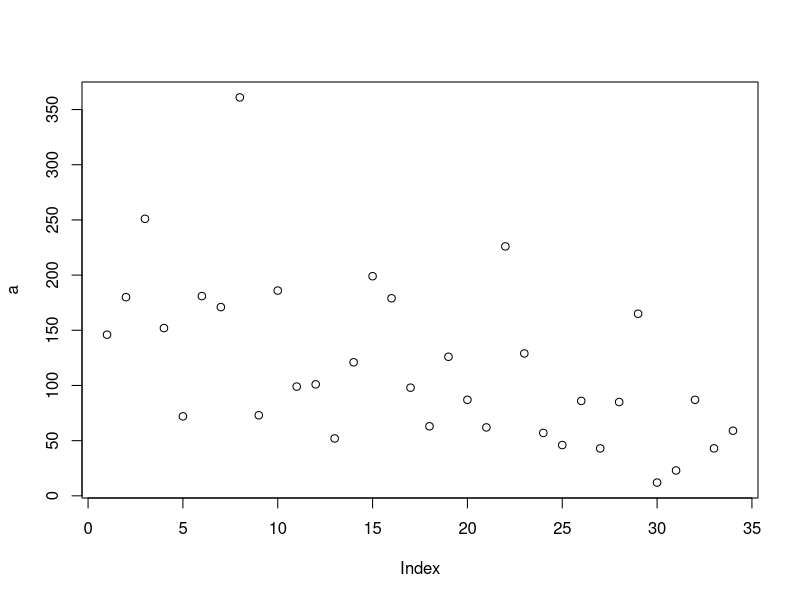

Write the R code that produced this figure.
# ==========================================
#               Problem 2
# ==========================================

spanish_data <- read.csv("STA4222/Data/spanish.csv")
head(spanish_data)

# ================= Part A ===================
population_size <- 72
sample_size <- 10

goining_on_trip <- sum(spanish_data$trip == 1)
goining_on_trip

##  2a estimate the total number of students planing a trip
t_hat <- population_size / sample_size * goining_on_trip
t_hat

t_bar <- t_hat / population_size
t_bar

unique(spanish_data$class)

m1 <- sum(spanish_data[which(spanish_data$class == 34 & spanish_data$trip == 1), 3])
m2 <- sum(spanish_data[which(spanish_data$class == 65 & spanish_data$trip == 1), 3])
m3 <- sum(spanish_data[which(spanish_data$class == 60 & spanish_data$trip == 1), 3])
m4 <- sum(spanish_data[which(spanish_data$class == 69 & spanish_data$trip == 1), 3])
m5 <- sum(spanish_data[which(spanish_data$class == 68 & spanish_data$trip == 1), 3])
m6 <- sum(spanish_data[which(spanish_data$class == 20 & spanish_data$trip == 1), 3])
m7 <- sum(spanish_data[which(spanish_data$class == 47 & spanish_data$trip == 1), 3])
m8 <- sum(spanish_data[which(spanish_data$class == 23 & spanish_data$trip == 1), 3])
m9 <- sum(spanish_data[which(spanish_data$class == 4 & spanish_data$trip == 1), 3])
m10 <- sum(spanish_data[which(spanish_data$class == 39 & spanish_data$trip == 1), 3])

total <- sum(m1, m2, m3, m4, m5, m6, m7, m8, m9, m10)
total

n <- 10
##  calculate s^2
s_squard <- ((1 / (n - 1)) *
    (((m1 - t_bar)^2) + ((m2 - t_bar)^2) +
        ((m3 - t_bar)^2) + ((m4 - t_bar)^2) +
        ((m5 - t_bar)^2) + ((m6 - t_bar)^2) +
        ((m7 - t_bar)^2) + ((m8 - t_bar)^2) +
        ((m9 - t_bar)^2) + ((m10 - t_bar)^2))
)
s_squard
# standard error
error <- population_size * sqrt((1 - n / population_size) * (s_squard / n))
error
##  2a confidence interval 
ci_1 <- (t_hat - 1.96 * (error))
ci_2 <- (t_hat + 1.96 * (error))
ci <- c(ci_1, ci_2)
ci

# ================= Part B ===================
m1 <- length(spanish_data[which(spanish_data$class == 34), 2])
m2 <- length(spanish_data[which(spanish_data$class == 65), 2])
m3 <- length(spanish_data[which(spanish_data$class == 60), 2])
m4 <- length(spanish_data[which(spanish_data$class == 69), 2])
m5 <- length(spanish_data[which(spanish_data$class == 68), 2])
m6 <- length(spanish_data[which(spanish_data$class == 20), 2])
m7 <- length(spanish_data[which(spanish_data$class == 47), 2])
m8 <- length(spanish_data[which(spanish_data$class == 23), 2])
m9 <- length(spanish_data[which(spanish_data$class == 4), 2])
m10 <- length(spanish_data[which(spanish_data$class == 39), 2])

total_m <- sum(m1, m2, m3, m4, m5, m6, m7, m8, m9, m10)
total_m

y1 <- mean(spanish_data[which(spanish_data$class == 34), 2])
y2 <- mean(spanish_data[which(spanish_data$class == 65), 2])
y3 <- mean(spanish_data[which(spanish_data$class == 60), 2])
y4 <- mean(spanish_data[which(spanish_data$class == 69), 2])
y5 <- mean(spanish_data[which(spanish_data$class == 68), 2])
y6 <- mean(spanish_data[which(spanish_data$class == 20), 2])
y7 <- mean(spanish_data[which(spanish_data$class == 47), 2])
y8 <- mean(spanish_data[which(spanish_data$class == 23), 2])
y9 <- mean(spanish_data[which(spanish_data$class == 4), 2])
y10 <- mean(spanish_data[which(spanish_data$class == 39), 2])

total_y <- sum(y1, y2, y3, y4, y5, y6, y7, y8, y9, y10)
total_y

t1 <- m1 * y1
t2 <- m2 * y2
t3 <- m3 * y3
t4 <- m4 * y4
t5 <- m5 * y5
t6 <- m6 * y6
t7 <- m7 * y7
t8 <- m8 * y8
t9 <- m9 * y9
t10 <- m10 * y10

total_t <- sum(t1, t2, t3, t4, t5, t6, t7, t8, t9, t10)
total_t

#
y_bar <- ((total_t) / total_m)
y_bar

m1_2 <- ((m1^2) * ((y1 - y_bar)^2))
m1_2
m2_2 <- ((m2^2) * (y2 - y_bar)^2)
m3_2 <- ((m3^2) * (y3 - y_bar)^2)
m4_2 <- ((m4^2) * (y4 - y_bar)^2)
m5_2 <- ((m5^2) * (y5 - y_bar)^2)
m6_2 <- ((m6^2) * (y6 - y_bar)^2)
m7_2 <- ((m7^2) * (y7 - y_bar)^2)
m8_2 <- ((m8^2) * (y8 - y_bar)^2)
m9_2 <- ((m9^2) * (y9 - y_bar)^2)
m10_2 <- ((m10^2) * (y10 - y_bar)^2)

total_m_2 <- sum(m1_2, m2_2, m3_2, m4_2, m5_2, m6_2, m7_2, m8_2, m9_2, m10_2)
total_m_2

m_bar <- total_m / sample_size

##  standard error
error_2 <- sqrt(((1 - (sample_size) / (population_size)) *
    (1 / ((sample_size) * ((m_bar)^2))) *
    ((total_m_2) / (sample_size - 1))))
error_2

##  confidence interval for part 2b
ci2_1 <- (y_bar - 1.96 * (error_2))
ci2_2 <- (y_bar + 1.96 * (error_2))
ci2 <- c(ci2_1, ci2_2)
ci2

# ==========================================
#               Problem 3
# ==========================================

n <- 6
population_size <- 45

y1 <- c(146, 180, 251, 152, 72, 181, 171, 361, 73, 186)
y2 <- c(99, 101, 52, 121)
y3 <- c(199, 179, 98, 63, 126, 87, 62)
y4 <- c(226, 129, 57, 46, 86, 43, 85, 165)
y5 <- c(12, 23)
y6 <- c(87, 43, 59)

a <- c(y1, y2, y3, y4, y5, y6)
plot(a)

M1 <- length(y1)
M2 <- length(y2)
M3 <- length(y3)
M4 <- length(y4)
M5 <- length(y5)
M6 <- length(y6)
M <- c(M1, M2, M3, M4, M5, M6)


m1 <- 52
m2 <- 19
m3 <- 37
m4 <- 39
m5 <- 8
m6 <- 14
m_total <- sum(m1, m2, m3, m4, m5, m6)

t1 <- sum(y1)
t2 <- sum(y2)
t3 <- sum(y3)
t4 <- sum(y4)
t5 <- sum(y5)
t6 <- sum(y6)
t <- c(t1, t2, t3, t4, t5, t6)

x1_bar <- mean(y1)
x2_bar <- mean(y2)
x3_bar <- mean(y3)
x4_bar <- mean(y4)
x5_bar <- mean(y5)
x6_bar <- mean(y6)

sd1 <- sd(y1)
sd2 <- sd(y2)
sd3 <- sd(y3)
sd4 <- sd(y4)
sd5 <- sd(y5)
sd6 <- sd(y6)

t1_hat <- m1 * x1_bar
t2_hat <- m2 * x2_bar
t3_hat <- m3 * x3_bar
t4_hat <- m4 * x4_bar
t5_hat <- m5 * x5_bar
t6_hat <- m6 * x6_bar
t_total <- sum(t1_hat, t2_hat, t3_hat, t4_hat, t5_hat, t6_hat)

##  question 9 the unbiased estimate for the total number of cases sold
t_hat <- (population_size / n) * (t_total)
t_hat

##  question 11 the average number of cases sold
xbar_hat <- t_total / m_total
xbar_hat

## ratio estimator of the population mean
ybar.r <- sum(t) / m_total
ybar.r

##  question 12 standard error y bar 
se.ybar.r <- sqrt((1 - n / population_size)
* sum((t - M * ybar.r)^2)
    / ((n - 1) * M^2 / n))
se.ybar.r

## unbiased estimator of the population total
ybar.unb <- population_size * mean(t)
ybar.unb

se.ybar.unb <- population_size * sqrt((1 - n / population_size) * var(t) / n)
se.ybar.unb

